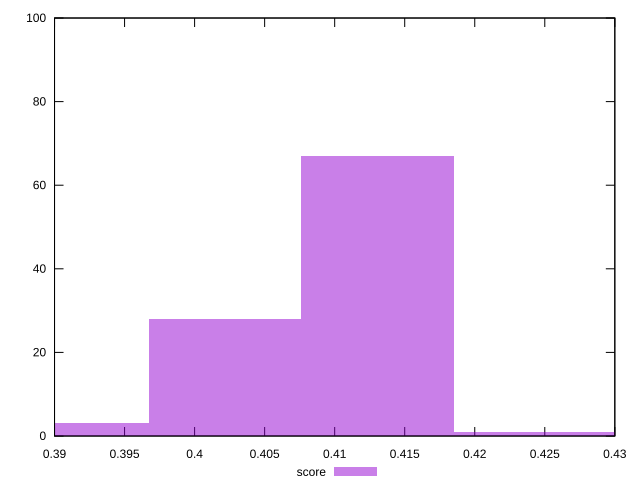

Write gnuplot code to recreate this figure.
reset

$score <<EOF
0.42393197281324035 1
0.41306192222828547 67
0.4021918716433306 28
0.3913218210583757 3
0.43480202339819524 1
EOF

set key outside below
set boxwidth 0.01087005058495488
set xrange [0.39:0.43]
set yrange [0:100]
set trange [0:100]
set style fill transparent solid 0.5 noborder
set terminal svg size 640, 490 enhanced background rgb 'white'
set output "report_00009_2021-02-08T22-37-41.559Z/render-blocking-resources/samples/pages+cached/score/histogram.svg"

plot $score title "score" with boxes

reset
